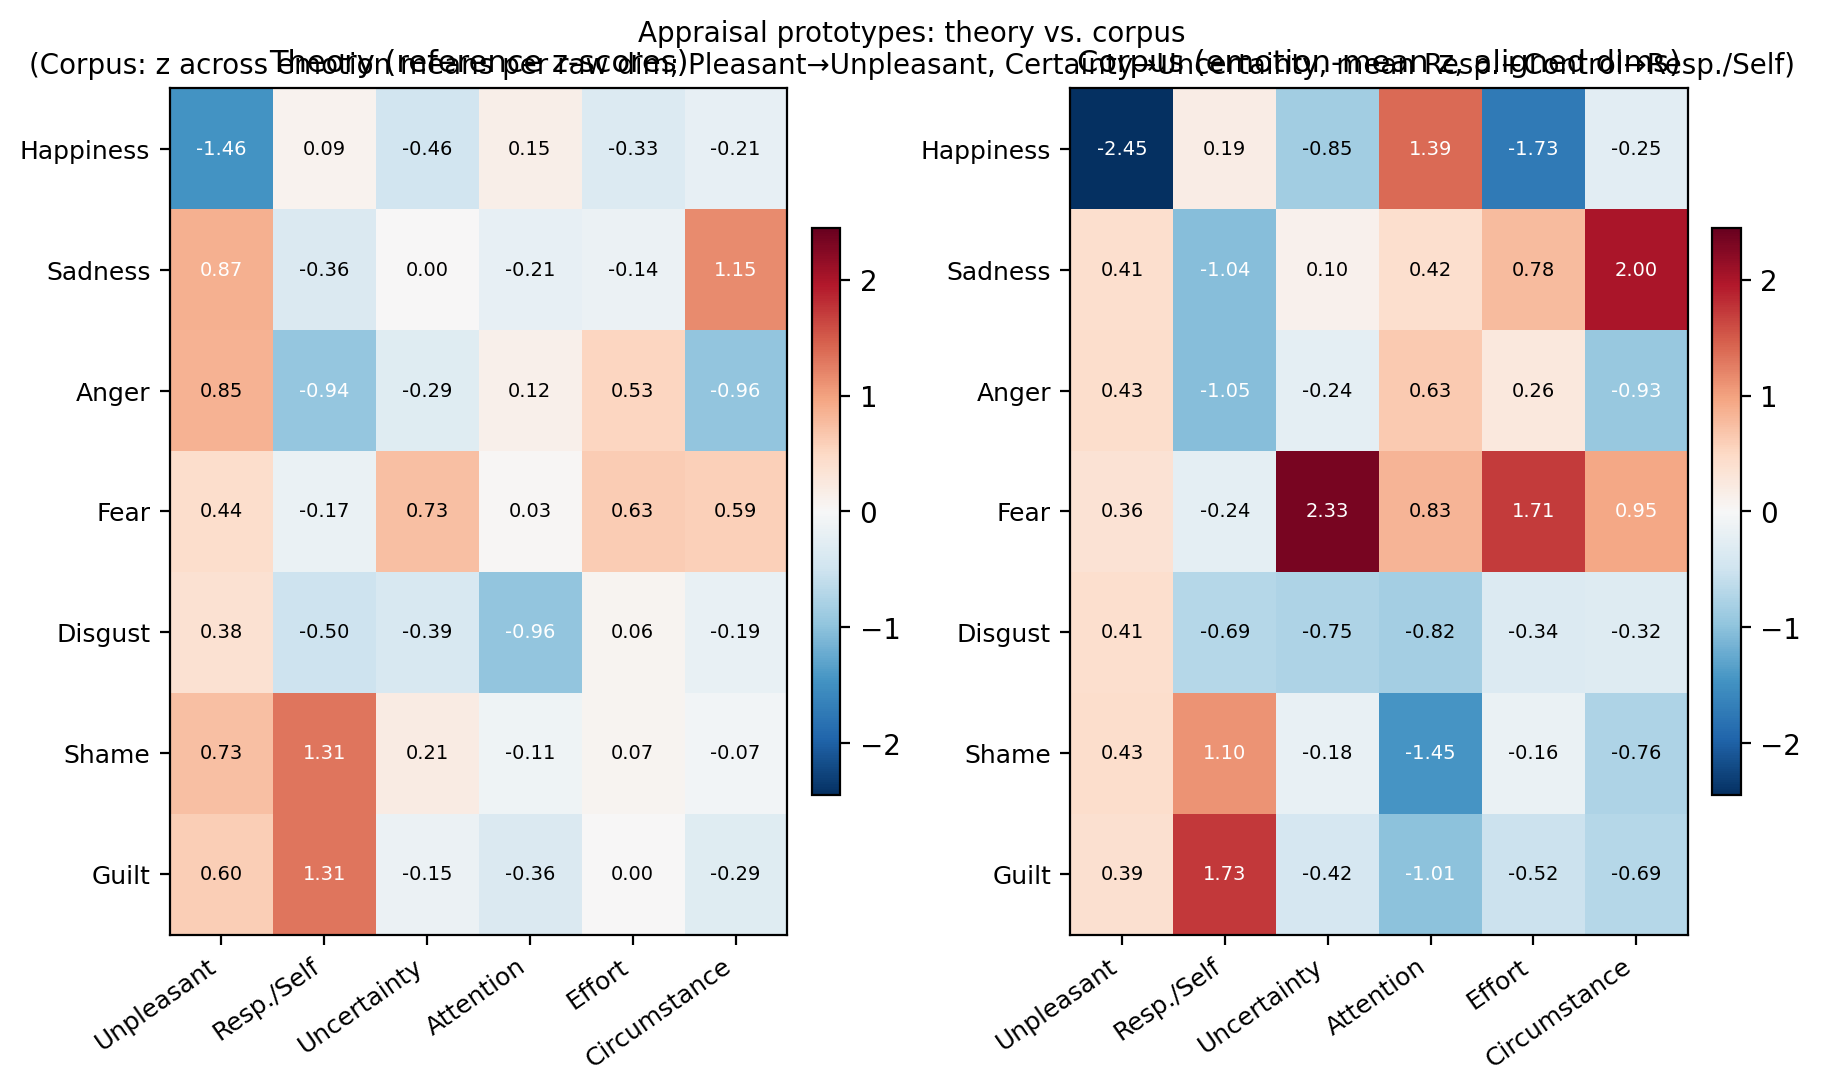

Here is the Python script that generated this plot:
#!/usr/bin/env python3
"""
Build a clean theory vs. corpus figure: appraisal prototypes aligned to the same
6 dimensions (Unpleasant, Resp./Self, Uncertainty, Attention, Effort, Circumstance).

Corpus side: per-emotion mean on raw 0–3 scales, then z-score each raw dimension
across the 7 emotion means; map Pleasant→Unpleasant, Certainty→Uncertainty,
mean(Responsibility, Control)→Resp./Self.

Theory side: fixed table from Smith & Ellsworth (1985)-style prototype z-scores
(as in the user's reference figure).

Outputs:
  - PNG/PDF heatmap (two panels + optional difference panel)
  - CSV with theory and empirical rows for the same grid
"""

from __future__ import annotations

import argparse
import csv
from collections import defaultdict
from pathlib import Path
from typing import Dict, List, Sequence, Tuple

import matplotlib.pyplot as plt
import numpy as np

_REPO_ROOT = Path(__file__).resolve().parent.parent.parent

# Theory prototypes (same order as columns below). Source: user's reference table.
THEORY: Dict[str, List[float]] = {
    "Happiness": [-1.46, 0.09, -0.46, 0.15, -0.33, -0.21],
    "Sadness": [0.87, -0.36, 0.00, -0.21, -0.14, 1.15],
    "Anger": [0.85, -0.94, -0.29, 0.12, 0.53, -0.96],
    "Fear": [0.44, -0.17, 0.73, 0.03, 0.63, 0.59],
    "Disgust": [0.38, -0.50, -0.39, -0.96, 0.06, -0.19],
    "Shame": [0.73, 1.31, 0.21, -0.11, 0.07, -0.07],
    "Guilt": [0.60, 1.31, -0.15, -0.36, 0.00, -0.29],
}

COL_LABELS = [
    "Unpleasant",
    "Resp./Self",
    "Uncertainty",
    "Attention",
    "Effort",
    "Circumstance",
]

# Row order: display label (theory) <- corpus Prior_Emotion value
ROW_ORDER: List[Tuple[str, str]] = [
    ("Happiness", "Joy"),
    ("Sadness", "Sadness"),
    ("Anger", "Anger"),
    ("Fear", "Fear"),
    ("Disgust", "Disgust"),
    ("Shame", "Shame"),
    ("Guilt", "Guilt"),
]

RAW_FIELDS = [
    "Attention",
    "Certainty",
    "Effort",
    "Pleasant",
    "Responsibility",
    "Control",
    "Circumstance",
]


def load_means_by_emotion(tsv_path: Path) -> Dict[str, Dict[str, float]]:
    by: Dict[str, Dict[str, List[int]]] = defaultdict(
        lambda: {k: [] for k in RAW_FIELDS}
    )
    with tsv_path.open(newline="", encoding="utf-8") as f:
        reader = csv.DictReader(f, delimiter="\t")
        for row in reader:
            emo = row["Prior_Emotion"].strip().capitalize()
            for k in RAW_FIELDS:
                by[emo][k].append(int(row[k]))
    means: Dict[str, Dict[str, float]] = {}
    for emo, cols in by.items():
        means[emo] = {k: sum(cols[k]) / len(cols[k]) for k in RAW_FIELDS}
    return means


def emotion_mean_z_then_align(
    means: Dict[str, Dict[str, float]],
) -> Dict[str, List[float]]:
    """Z-score each raw dimension across the 7 emotions' means; return aligned 6-D vectors."""
    emotions_data = [pair[1] for pair in ROW_ORDER]
    for e in emotions_data:
        if e not in means:
            raise KeyError(f"Missing emotion {e!r} in corpus; have {sorted(means)}")

    mu = {k: float(np.mean([means[e][k] for e in emotions_data])) for k in RAW_FIELDS}
    sd = {}
    for k in RAW_FIELDS:
        vals = [means[e][k] for e in emotions_data]
        s = float(np.std(vals, ddof=0))
        sd[k] = s if s > 1e-12 else 1.0

    z = {
        e: {k: (means[e][k] - mu[k]) / sd[k] for k in RAW_FIELDS}
        for e in emotions_data
    }

    aligned: Dict[str, List[float]] = {}
    for disp, data_emo in ROW_ORDER:
        aligned[disp] = [
            -z[data_emo]["Pleasant"],
            (z[data_emo]["Responsibility"] + z[data_emo]["Control"]) / 2.0,
            -z[data_emo]["Certainty"],
            z[data_emo]["Attention"],
            z[data_emo]["Effort"],
            z[data_emo]["Circumstance"],
        ]
    return aligned


def heatmap_panel(
    ax,
    data: np.ndarray,
    row_labels: Sequence[str],
    col_labels: Sequence[str],
    title: str,
    vmin: float,
    vmax: float,
) -> None:
    im = ax.imshow(data, aspect="auto", cmap="RdBu_r", vmin=vmin, vmax=vmax)
    ax.set_xticks(np.arange(len(col_labels)))
    ax.set_yticks(np.arange(len(row_labels)))
    ax.set_xticklabels(col_labels, rotation=35, ha="right", fontsize=9)
    ax.set_yticklabels(row_labels, fontsize=9)
    ax.set_title(title, fontsize=11)
    for i in range(data.shape[0]):
        for j in range(data.shape[1]):
            ax.text(
                j,
                i,
                f"{data[i, j]:.2f}",
                ha="center",
                va="center",
                color="white" if abs(data[i, j]) > 0.85 else "black",
                fontsize=7,
            )
    plt.colorbar(im, ax=ax, fraction=0.046, pad=0.04)


def write_csv(
    out_csv: Path,
    theory_mat: np.ndarray,
    emp_mat: np.ndarray,
    row_labels: Sequence[str],
) -> None:
    with out_csv.open("w", newline="", encoding="utf-8") as f:
        w = csv.writer(f)
        w.writerow(["Source", "Emotion"] + list(COL_LABELS))
        for i, lab in enumerate(row_labels):
            w.writerow(["Theory"] + [lab] + [f"{theory_mat[i, j]:.4f}" for j in range(6)])
        for i, lab in enumerate(row_labels):
            w.writerow(["Corpus_z"] + [lab] + [f"{emp_mat[i, j]:.4f}" for j in range(6)])


def main() -> None:
    p = argparse.ArgumentParser(description="Theory vs corpus appraisal heatmaps.")
    p.add_argument(
        "--input",
        type=Path,
        default=_REPO_ROOT / "emotion_appraisal_corpus.tsv",
        help="TSV with Prior_Emotion and appraisal columns.",
    )
    p.add_argument(
        "--out-figure",
        type=Path,
        default=_REPO_ROOT / "output/analysis/figure_theory_vs_empirical_appraisal.png",
    )
    p.add_argument(
        "--out-csv",
        type=Path,
        default=_REPO_ROOT / "output/analysis/theory_vs_empirical_appraisal_grid.csv",
    )
    p.add_argument(
        "--show-diff",
        action="store_true",
        help="Third panel: corpus minus theory.",
    )
    args = p.parse_args()

    means = load_means_by_emotion(args.input)
    emp_aligned = emotion_mean_z_then_align(means)

    row_labels = [pair[0] for pair in ROW_ORDER]
    theory_mat = np.array([THEORY[lab] for lab in row_labels], dtype=float)
    emp_mat = np.array([emp_aligned[lab] for lab in row_labels], dtype=float)
    diff_mat = emp_mat - theory_mat

    vmax = float(
        max(
            np.max(np.abs(theory_mat)),
            np.max(np.abs(emp_mat)),
            1e-6,
        )
    )
    if args.show_diff:
        vmax_diff = float(max(np.max(np.abs(diff_mat)), 1e-6))
    else:
        vmax_diff = vmax

    ncols = 3 if args.show_diff else 2
    fig_w = 11.0 if args.show_diff else 9.0
    fig, axes = plt.subplots(1, ncols, figsize=(fig_w, 5.2), constrained_layout=True)

    heatmap_panel(
        axes[0],
        theory_mat,
        row_labels,
        COL_LABELS,
        "Theory (reference z-scores)",
        -vmax,
        vmax,
    )
    heatmap_panel(
        axes[1],
        emp_mat,
        row_labels,
        COL_LABELS,
        "Corpus (emotion-mean z, aligned dims)",
        -vmax,
        vmax,
    )
    if args.show_diff:
        heatmap_panel(
            axes[2],
            diff_mat,
            row_labels,
            COL_LABELS,
            "Difference (corpus − theory)",
            -vmax_diff,
            vmax_diff,
        )

    fig.suptitle(
        "Appraisal prototypes: theory vs. corpus\n"
        "(Corpus: z across emotion means per raw dim; Pleasant→Unpleasant, "
        "Certainty→Uncertainty, mean Resp.+Control→Resp./Self)",
        fontsize=10,
        y=1.02,
    )

    args.out_figure.parent.mkdir(parents=True, exist_ok=True)
    fig.savefig(args.out_figure, dpi=200, bbox_inches="tight")
    args.out_csv.parent.mkdir(parents=True, exist_ok=True)
    write_csv(args.out_csv, theory_mat, emp_mat, row_labels)
    print(f"Wrote {args.out_figure}")
    print(f"Wrote {args.out_csv}")


if __name__ == "__main__":
    main()
